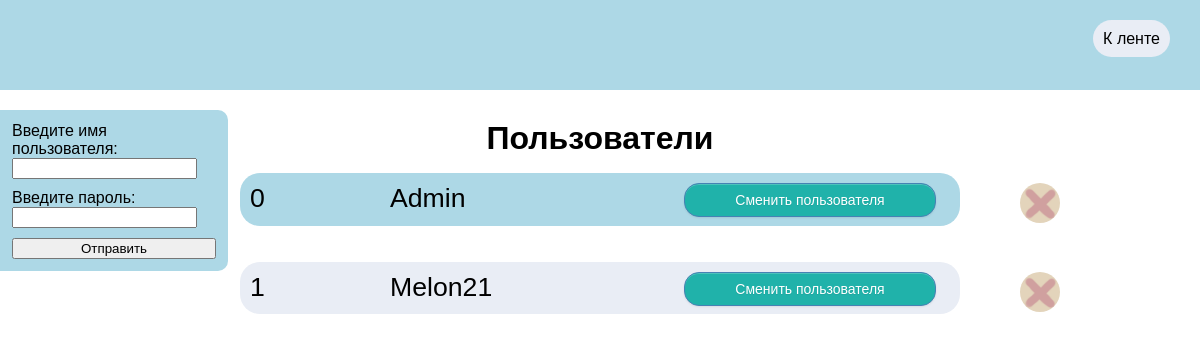
The app's page /userlist with its own data.
### tables this page shows
CREATE TABLE users(
  id integer PRIMARY KEY AUTOINCREMENT,
  nickname text NOT NULL,
  password text NOT NULL
);

### app.py (the view, shortened to what this page needs)
@app.route('/userlist', methods=['GET', 'POST'])  # стр userlist
def userlist():
    db = get_db()
    dbase = FDataBase(db)
    global id_user
    content = render_template('userlist.html', users=dbase.getUsers())
    result = make_response(content)
    return result

### FDataBase.py (called while the page is built)
    def getUsers(self):
        sql = '''SELECT * FROM users'''
        try:
            self.__cur.execute(sql)
            res = self.__cur.fetchall()
            if res:
                return res
        except:
            print("Ошибка чтения из users")
        return []

### app.py (called while the page is built)
def connect_db():
    conn = sqlite3.connect(app.config['DATABASE'])
    conn.row_factory = sqlite3.Row
    return conn

def get_db():  # соединение с БД, если оно не установлено
    if not hasattr(g, 'link_db'):
        g.link_db = connect_db()
    return g.link_db

### templates/userlist.HTML (shortened to what this page needs)
<html>
    <head>
      <link rel="stylesheet" href="{{ url_for('static', filename='css/css1.css') }}">
    </head>
    <body>
      <header>
        <a href="./">К ленте</a>
      </header>
      <form action="/userlist" class="newPost" method="post" enctype="multipart/form-data">
        <label>Введите имя пользователя:<input type="text" name="nickname" required></label>
        <label>Введите пароль:<input type="text" name="password" required></label>
        <button type="submit">Отправить</button>
      </form>
      <main>
        <h1>Пользователи</h1>
        {% for m in users -%}
        <div>
          <div>{{m.id}}</div>
          <div>{{m.nickname}}</div>
          <div>
            <form action="/userlist" method="post" enctype="multipart/form-data">
              <button type="submit" class="color" onclick="divval(this)">Сменить пользователя</button>
            </form>
          </div>
          <div class="delit"></div>
        </div>
        {% endfor -%}
      </main>
    </body>
</html>

### static/css/css1.css (style rules this page uses)
body { margin: 0; font-family: sans-serif; }
header { height: 60px; background-color: lightblue; text-align: right; padding-top: 30px; padding-right: 30px; }
header > a { text-decoration: none; background-color: #e9edf5; color: black; padding: 10px; vertical-align: middle; border-radius: 20px; }
h1 { margin: -20px 0px; text-align: center; }
main { margin-top: 50px; padding-left: 20%; padding-right: 20%; margin-bottom: 7%; }
main > div { display: grid; grid-template-columns: 20% 40% auto; margin-top: 5%; font-size: 20pt; padding: 10px; border-radius: 20px; }
main > div { background-color: #e9edf5; }
main > div:nth-child(2n) { background-color: lightblue; }
.newPost { width: 17%; display: flex; flex-direction: column; background-color: lightblue; position: fixed; padding: 1%; left: 0; margin-top: 20px; border-top-right-radius: 10px; border-bottom-right-radius: 10px; }
.newPost>label { margin-bottom: 10px; }
button.color { border-radius: 15px; box-shadow: inset 0 1px 0 rgba(255, 255, 255, 0.2), 0 1px 2px rgba(0, 0, 0, 0.08); color: #fff; display:block; width:90%; text-align: center; font-family: sans-serif; font-size: 14px; padding: 8px 16px; margin: auto; margin-bottom: -28px; text-decoration: none; text-shadow: 0 1px 1px rgba(0, 0, 0, 0.075); background-color: rgb(32, 178, 170); border: 1px solid rgb(70, 130, 180); }
.delit { width: 40px; height: 40px; background-image: url('../images/delit.png'); background-size: 40px; position: absolute; display:inline-block; left: 85%; border-radius: 50%; }

### records on screen
users: id "0", nickname "Admin"
users: id "1", nickname "Melon21"
